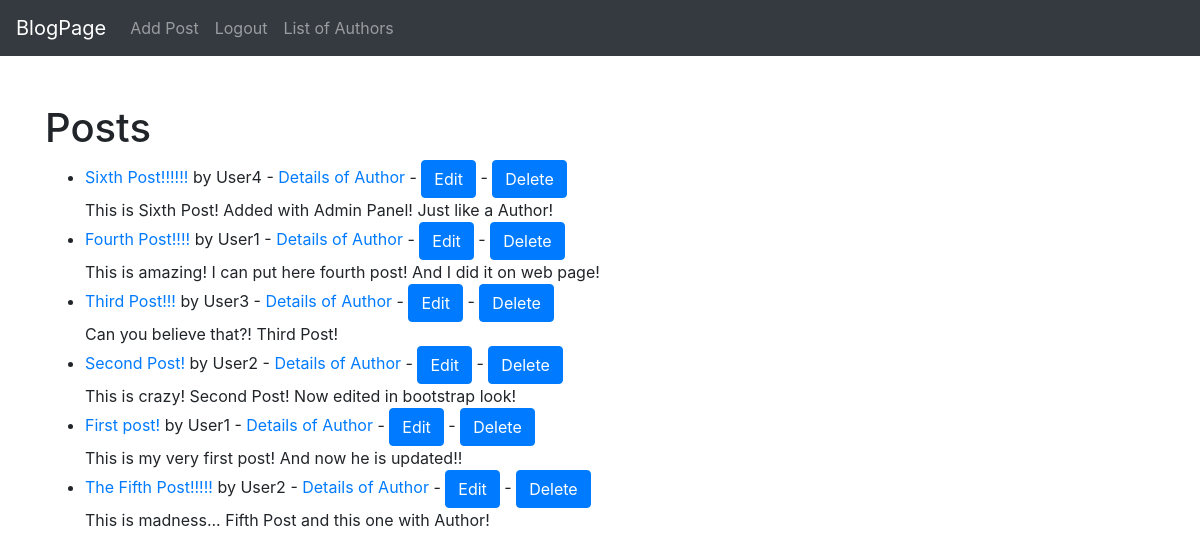
/posts/home (signed in), run on the app's committed database.
### posts/models.py (models this page shows, shortened)
class Post(models.Model):
    title = models.CharField(max_length=50)
    content = models.TextField()
    created = models.DateTimeField(auto_now_add=True)
    modified = models.DateTimeField(auto_now=True)
    author = models.ForeignKey(
        'posts.Author',
        on_delete=models.CASCADE,
        null=True,
        blank=True
    )

class Author(models.Model):
    nick = models.CharField(max_length=50, blank=True, null=True, unique=True)
    email = models.EmailField(
        max_length=255,
        unique=True
    )
    def __str__ (self):
        return self.nick

### posts/views.py (the view)
# urls.py: path('home', Homepage.as_view(), name='home'),
class Homepage(ListView):
    model = Post
    template_name = 'home.html'
    ordering = ['-modified']

### posts/templates/home.html (shortened to what this page needs)
{% extends 'base.html' %}
{% block content %}
<h1>Posts</h1>
<ul>
{% for post in object_list %}
    <li><a href="{% url 'post_details' post.pk %}">{{ post.title }}</a> by {{ post.author }}  -
    {% if user.is_authenticated %}
    <a href="{% url 'author_details' post.pk %}">Details of Author</a>  -  <a href="{% url 'edit_post' post.pk %}" class="btn btn-primary">Edit</a>  -  <a href="{% url 'delete_post' post.pk %}" class="btn btn-primary">Delete</a><br>
    {% endif %}
    {{ post.content }}</li>
{% endfor %}
</ul>
{% endblock %}

### data on the page
Post: title "Sixth Post!!!!!!", author "User4", content "This is Sixth Post! Added with Admin Panel! Just like a Author!"
Post: title "Fourth Post!!!!", author "User1", content "This is amazing! I can put here fourth post! And I did it on web page!"
Post: title "Third Post!!!", author "User3", content "Can you believe that?! Third Post!"
Post: title "Second Post!", author "User2", content "This is crazy! Second Post! Now edited in bootstrap look!"
Post: title "First post!", author "User1", content "This is my very first post! And now he is updated!!"
Post: title "The Fifth Post!!!!!", author "User2", content "This is madness... Fifth Post and this one with Author!"
